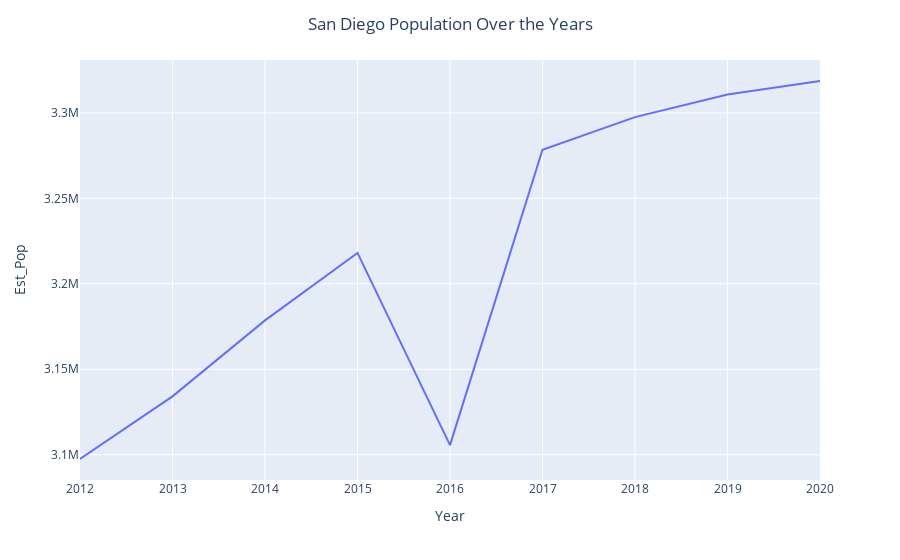

The code cell stored with this chart in its notebook:
### Markdown cell above
# Population Growth

### Code cell
fig = px.line(year_over_year_df, x=year_over_year_df.index, y='Est_Pop')

title_string = 'San Diego Population Over the Years'
fig.update_layout(title=title_string, title_x=0.5)
fig.show()

### Figure 1 — Plotly figure (JSON) as saved in the notebook; plotly's stock layout.template omitted (floating-point values rounded to 4 significant figures)
{"data": [{"hovertemplate": "Year=%{x}<br>Est_Pop=%{y}<extra></extra>", "legendgroup": "", "line": {"color": "#636efa", "dash": "solid"}, "marker": {"symbol": "circle"}, "mode": "lines", "name": "", "orientation": "v", "showlegend": false, "type": "scatter", "x": [2012, 2013, 2014, 2015, 2016, 2017, 2018, 2019, 2020], "xaxis": "x", "y": [3097524, 3134151, 3178607, 3218065, 3105642, 3278402, 3297495, 3310766, 3318619], "yaxis": "y"}], "layout": {"legend": {"tracegroupgap": 0}, "margin": {"t": 60}, "title": {"text": "San Diego Population Over the Years", "x": 0.5}, "xaxis": {"anchor": "y", "domain": [0, 1], "title": {"text": "Year"}}, "yaxis": {"anchor": "x", "domain": [0, 1], "title": {"text": "Est_Pop"}}}}
